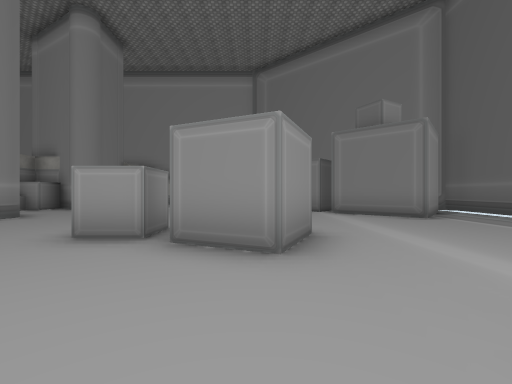
[1] (above)

24 first-person views from a walk through a 3-D level made in the Unity game engine. The camera is 1.3 m above the floor, looks level and sees 90° across. The floor is counted in squares, 2 m on a side. Each view is taken from the middle of a square. On the plan, view 1 faces up. The plan holds only what a view shows up to about 9 squares ahead; the rest is blank. The place goes on beyond the plan. Some surface patterns are stand-ins.

[2]
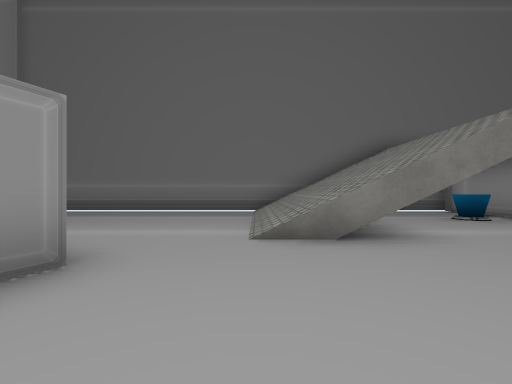

[3]
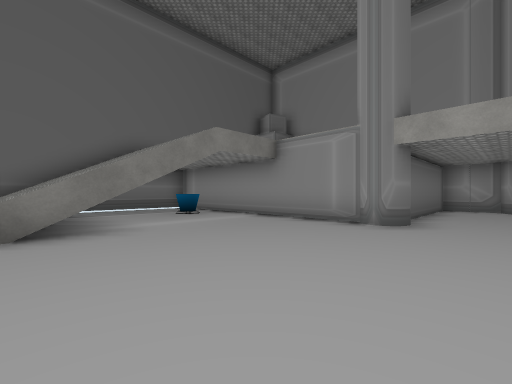

[4]
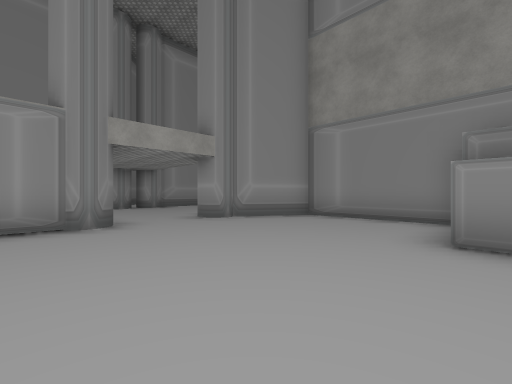

[5]
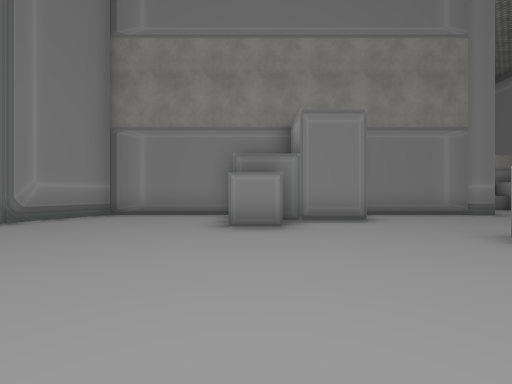

[6]
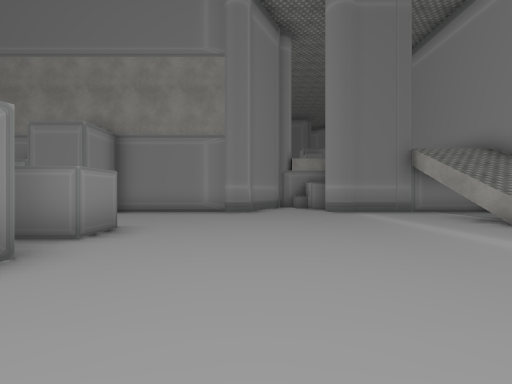

[7]
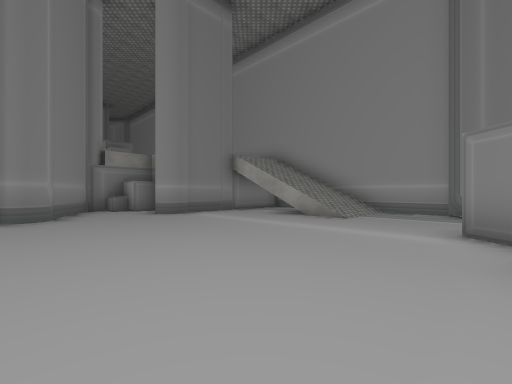

[8]
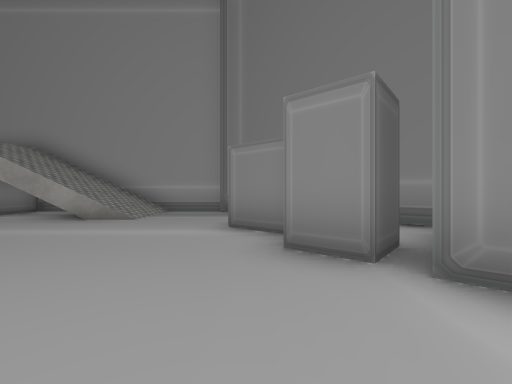

[9]
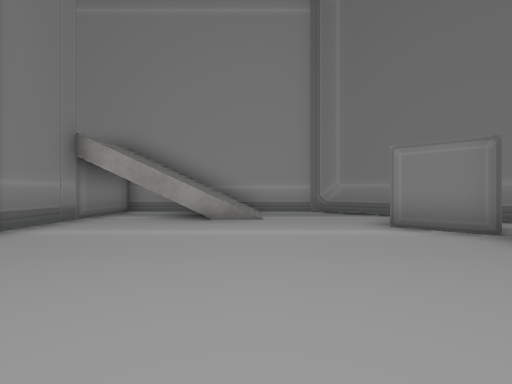

[10]
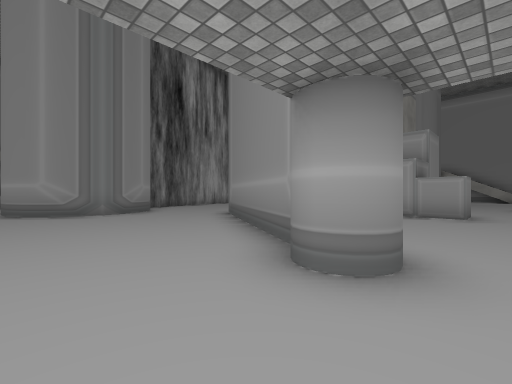

[11]
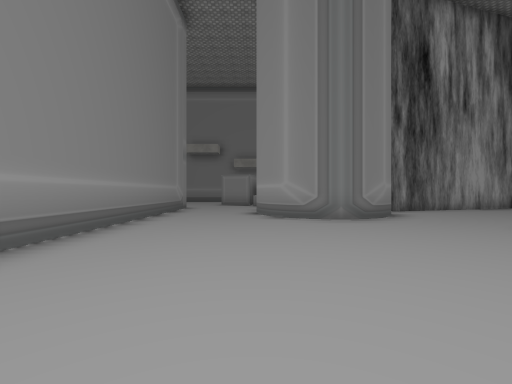

[12]
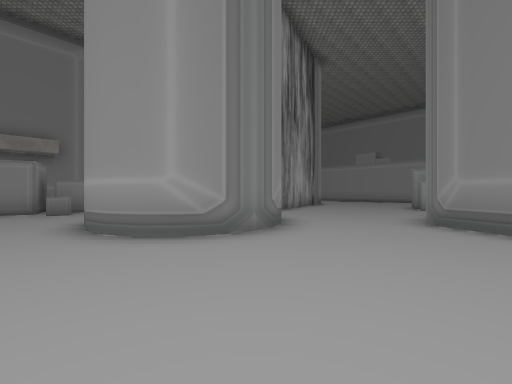

[13]
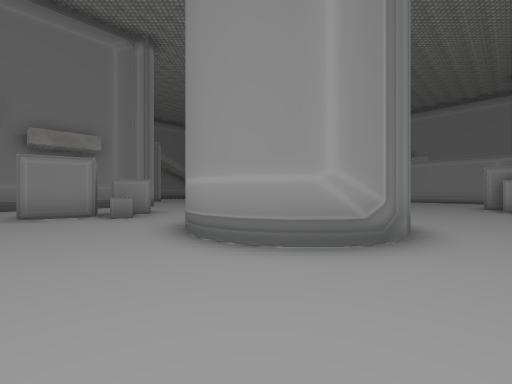

[14]
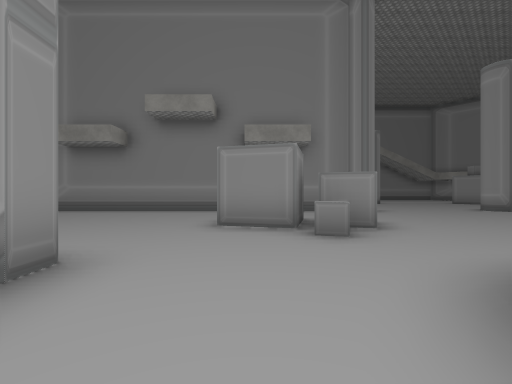

[15]
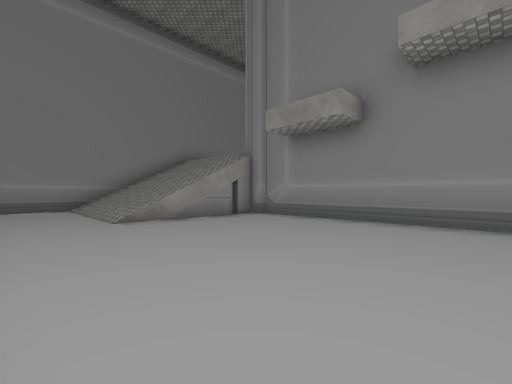

[16]
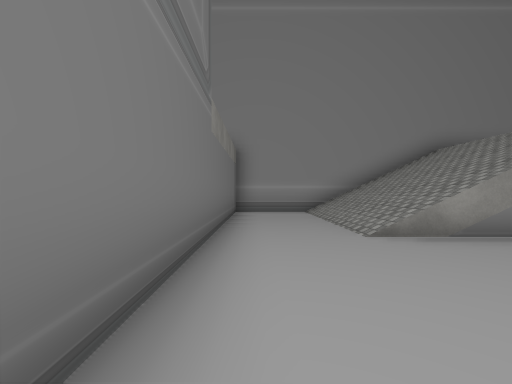

[17]
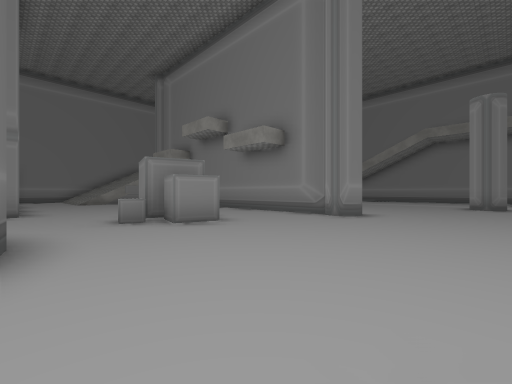

[18]
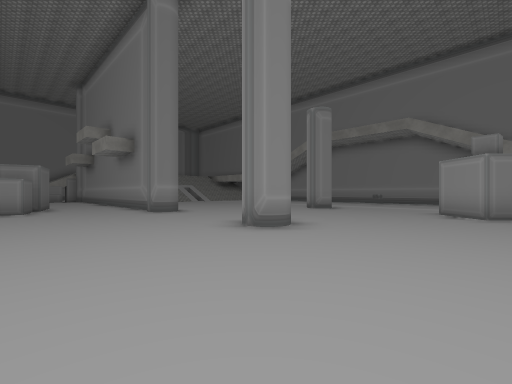

[19]
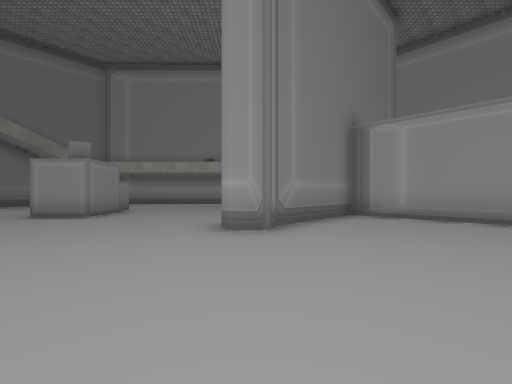

[20]
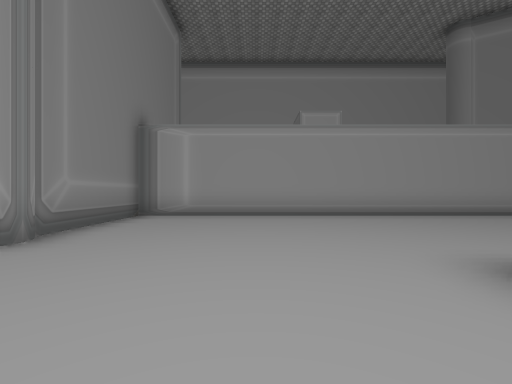

[21]
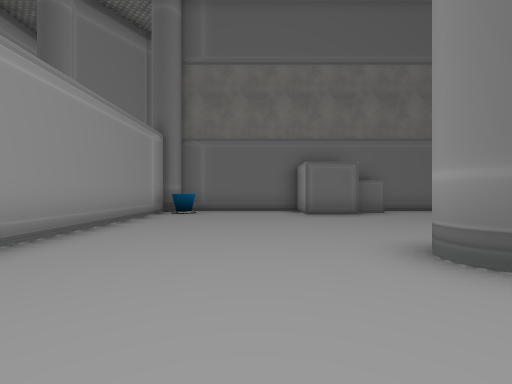

[22]
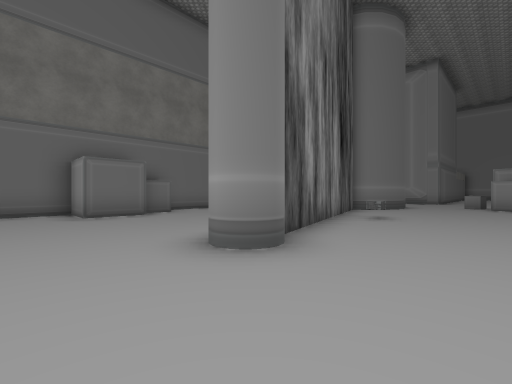

[23]
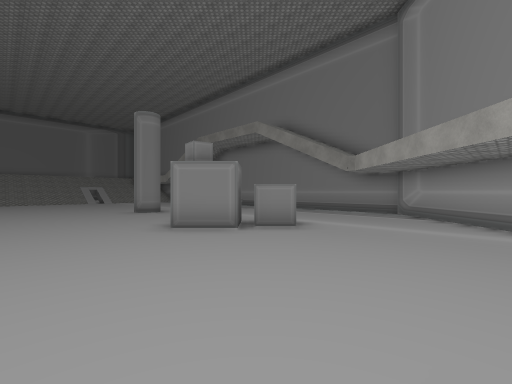

[24]
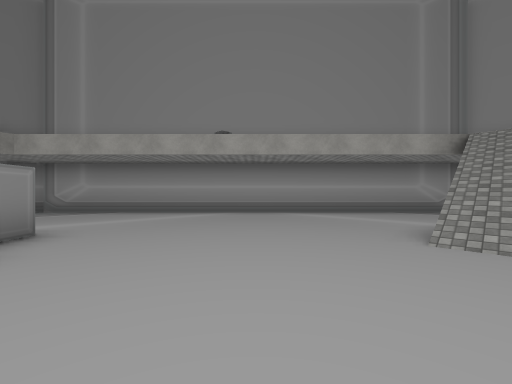

### Floor plan
Key: @ floor where view 1 was taken; # wall or solid block; . floor; / step, stairs or slope; = window, fence, low wall or low ledge; O other object.
Columns run from 34 left of view 1 to 7 right of it. Each row starts with its distance up from view 1.
 15                            #########
 14         ##                 #.////..##
 13        ##.                 #.////...#
 12       ##...                #./##/..  #
 11      ##.....               #.......O #
 10     ##...../              O#.......OO# #
  9    ##....../             #O.........O# # #
  8   ##......./##############...........###.#
  7  ##.........#...........=###..........#..#
  6 ##..........#............###.............#
  5 #...........#............###.............#
  4    ...O.....#............###....OOOO.....#
  3     ..OOO.........##....O  #......O......#
  2      ..O...........#....O    #...........#
  1      ..............#....O#   #....../////#
  0        ............#.....#  OOO...@./////#
 -1         ....#......##....###......../////#
 -2        ...........O.#....# #......../////#
 -3        #............#....###.............#
 -4          ...........# .....##.........#..#
 -5           ..#.......  #.....###..........#
 -6             #......## #.......#..#########
 -7             #..OO...###..........#
 -8             #..OOO...............#
 -9             # .OO............  ..#
-10             #...............   ..#
-11             #......########    ###
-12             #......
-13             #......
-14             #......#
-15             #......#
-16             #......#
-17             #////..#
-18             /////..#
-19             /////..#
-20             /////..#
-21             /////..#
-22           ##########

Where each view was taken, in squares from view 1:
view 1: 0 up, 0 right, facing up
view 2: 1 up, 2 left, facing right
view 3: 0 up, 3 left, facing down-right
view 4: 0 up, 0 right, facing down-left
view 5: 0 up, 1 right, facing left
view 6: 7 up, 2 right, facing left
view 7: 6 up, 1 right, facing up-left
view 8: 6 up, 1 right, facing up
view 9: 6 up, 2 left, facing up
view 10: 8 down, 3 left, facing up-left
view 11: 8 down, 5 left, facing left
view 12: 9 down, 8 left, facing up-left
view 13: 10 down, 10 left, facing up-left
view 14: 9 down, 13 left, facing left
view 15: 11 down, 16 left, facing down-left
view 16: 13 down, 16 left, facing down
view 17: 2 down, 15 left, facing down-left
view 18: 3 up, 18 left, facing down-left
view 19: 1 up, 18 left, facing up-left
view 20: 1 up, 18 left, facing up
view 21: 5 up, 18 left, facing right
view 22: 5 up, 18 left, facing down-right
view 23: 8 up, 23 left, facing down-left
view 24: 4 up, 23 left, facing up-left
